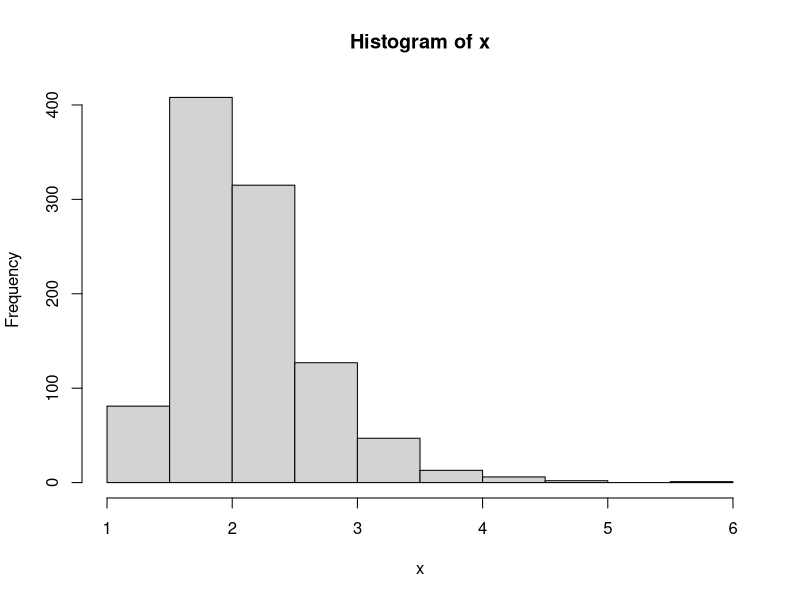

Generate this figure with R:
n = 10;

m = 10;


u_vector1<-vector();
u_vector2<-vector();

index = 1;

num_var = 1000;


x<-vector();

while(index <= num_var) {


	index1 = 1;

	while(index1 <=n) {

		u_vector1[index1] = runif(1,0,1);
		
		index1 = index1 + 1;

	
	}

	index2 = 1;

	while(index2<=m) {

		u_vector2[index2] = runif(1,0,1);
		
		index2 = index2 + 1;

	
	}


	productu1 = log(prod(u_vector1));

	productu2 = log(prod(u_vector2));


	x[index] = (productu1 + productu2)/productu1;

	index = index + 1;

}

print(x);
hist(x)